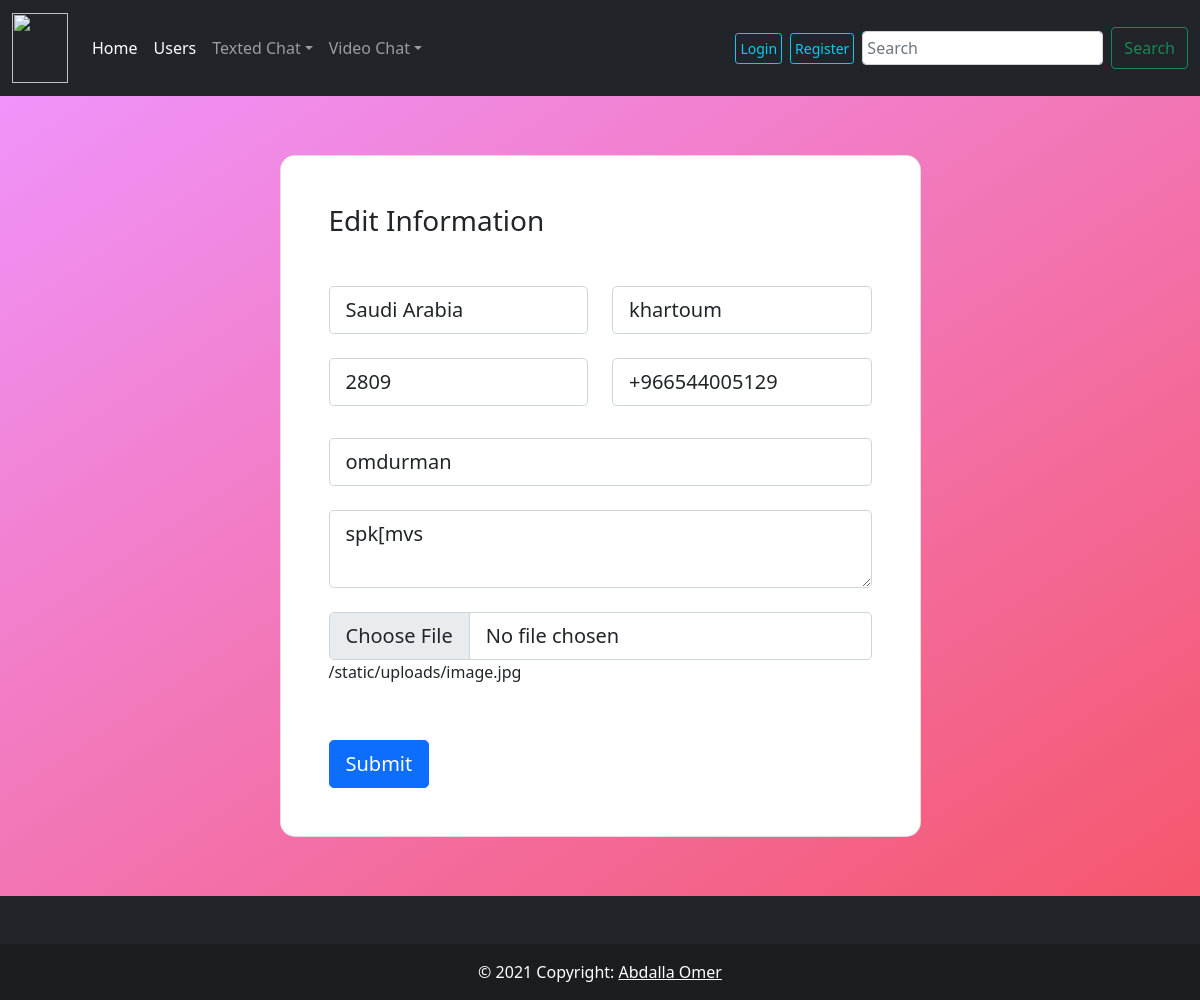
Page /profile/edit-user-profile/Abdalla_Omer on the committed database.
### register_app/models.py (models this page shows, shortened)
class UserInfo(models.Model):
    birth_day = models.CharField(max_length=5000)  #
    gender =  models.CharField(max_length=5000) #
    phone_number = models.CharField(max_length=5000)  #
    address = models.CharField(max_length=5000) #
    city = models.CharField(max_length=5000) #
    country = models.CharField(max_length=5000)  #
    postal_code = models.CharField(max_length=5000)  #
    about_me = models.CharField(max_length=5000, null= True)  #
    friends = models.IntegerField()
    followers = models.IntegerField(default=0)
    following = models.IntegerField()
    age = models.IntegerField()
    profile_picture = models.ImageField(upload_to = 'static/uploads/')  #'static/uploads/'
    user_id = models.CharField(max_length=5000, null= False)  #

### profile_app/views.py (the view, shortened to what this page needs)
# urls.py: path('edit-user-profile/<username>', views.edit_user_profile, name='edit_user_profile'),
def edit_user_profile(request, username):
    my_inbox = Messages.objects.filter(send_to= request.user)
    my_sent = Messages.objects.filter(send_from= request.user)
    inbox_count = len(my_inbox)
    sent_count = len(my_sent)
    total_messages = inbox_count + sent_count
    user_data = UserInfo.objects.get(user_id= username)
    context = {
        "user_data": user_data,
        "inbox_count": inbox_count,
        "sent_count": sent_count,
        "total_messages": total_messages,
    }
    if request.method == "GET":
        return render(request, 'edit_user_profile.html', context)

### profile_app/templates/edit_user_profile.html (shortened to what this page needs)
{% extends 'base.html' %}
{% load static %}
{% block link %}
  <link rel="stylesheet" href={%static 'css/register_styles.css'%}>
{% endblock %}
{% block content %}
<section class="vh-100 gradient-custom">
  <div class="container py-5 h-100">
    <div class="row justify-content-center align-items-center h-100">
      <div class="col-12 col-lg-9 col-xl-7">
        <div class="card shadow-2-strong card-registration" style="border-radius: 15px;">
          <div class="card-body p-4 p-md-5">
            <h3 class="mb-4 pb-2 pb-md-0 mb-md-5">Edit Information</h3>
            <form method="POST" enctype="multipart/form-data">
              <div class="row">
                <div class="col-md-6 mb-4">
                  <div class="form-outline">
                    <input type="text" id="firstName" name="country" class="form-control form-control-lg" placeholder="Country" value="{{user_data.country}}"/>
                  </div>
                </div>
                <div class="col-md-6 mb-4">
                  <div class="form-outline">
                    <input type="text" id="lastName" name="city" class="form-control form-control-lg" placeholder="City" value="{{user_data.city}}"/>
                  </div>
                </div>
              </div>
              <div class="row">
                <div class="col-md-6 mb-4 pb-2">
                  <div class="form-outline">
                    <input type="text" id="" class="form-control form-control-lg" name="postal_code" placeholder="Postal Code" value="{{user_data.postal_code}}"/>
                  </div>
                </div>
                <div class="col-md-6 mb-4 pb-2">
                  <div class="form-outline">
                    <input type="tel" id="phoneNumber" name="phone_number" class="form-control form-control-lg" placeholder="Phone Number" value="{{user_data.phone_number}}"/>
                  </div>
                </div>
              </div>
              <div class="form-outline">
                <input type="text" id="" class="form-control form-control-lg" name="address" placeholder="Address" value="{{user_data.address}}"/>
              </div>
              <div class="form-outline">
                <textarea id="w3review" name="about_me" class="form-control form-control-lg" rows="2" placeholder="About Me" >{{user_data.about_me}}</textarea>
              </div>
              <div class="form-outline">
                <input type="file" id="" class="form-control form-control-lg" name="image"  value=""/>{{user_data.profile_picture.url}}
              </div>
              <div class="mt-4 pt-2">
                <input class="btn btn-primary btn-lg" type="submit" value="Submit" />
              </div>
            </form>
          </div>
        </div>
      </div>
    </div>
  </div>
</section>
{% endblock %}

### static/css/register_styles.css (style rules this page uses)
.gradient-custom { background: #f093fb; background: -webkit-linear-gradient(to bottom right, rgba(240, 147, 251, 1), rgba(245, 87, 108, 1)); background: linear-gradient(to bottom right, rgba(240, 147, 251, 1), rgba(245, 87, 108, 1)) }

### rows in the picture
UserInfo: country "Saudi Arabia", city "khartoum", postal_code "2809", phone_number "+966544005129", address "omdurman", about_me "spk[mvs", profile_picture "/static/uploads/image.jpg"
